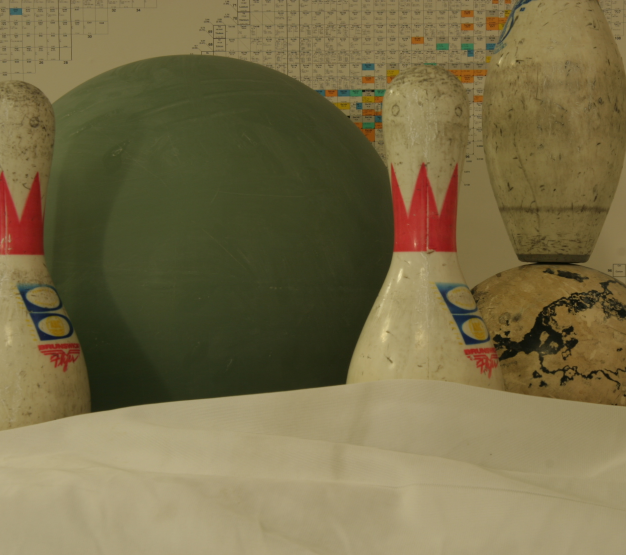
#> input picture view5.png, 1252 x 1110 px (shown at 1/2 size)
$ jupyter execute --allow-errors chap154.ipynb
#> lines starting #> are read from the running program, lines starting #| are printed output that depends on the picture
SIFT in OpenCV

[cell 1]
import cv2
import numpy as np
from matplotlib import pyplot as plt

[cell 2]
img = cv2.imread('view5.png')
#> img is the input picture: shape (1110, 1252, 3); mean B, G, R 71.7, 108.4, 119.1
gray= cv2.cvtColor(img,cv2.COLOR_BGR2GRAY)
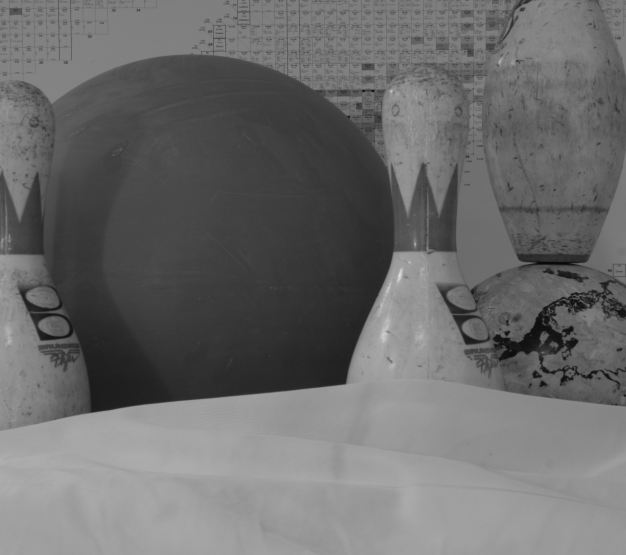
#> gray: shape (1110, 1252) (shown at 1/2 size); min 5, max 235, mean 107.4

sift = cv2.SIFT_create()
kp = sift.detect(gray,None)
#> kp = 1304 keypoints; strongest (x, y, size): (746, 181, 3.9), (936, 680, 12.3), (229, 733, 141.7), (86, 672, 12.3)
img=cv2.drawKeypoints(gray,kp,img)
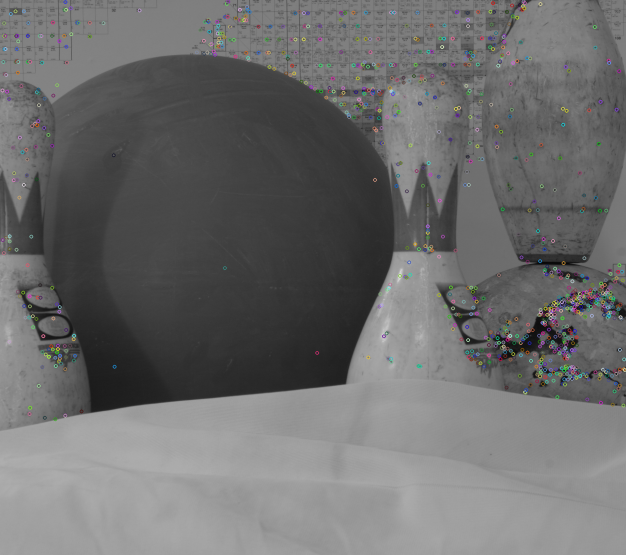
#> img: shape (1110, 1252, 3) (shown at 1/2 size); mean B, G, R 108.1, 108.1, 108.1

cv2.imwrite('sift_view5.jpg',img)
img2 = cv2.imread('sift_view1.jpg')
#> (the rest of this cell did not finish here and is left out)

$ run again, with view1.png copied over view5.png
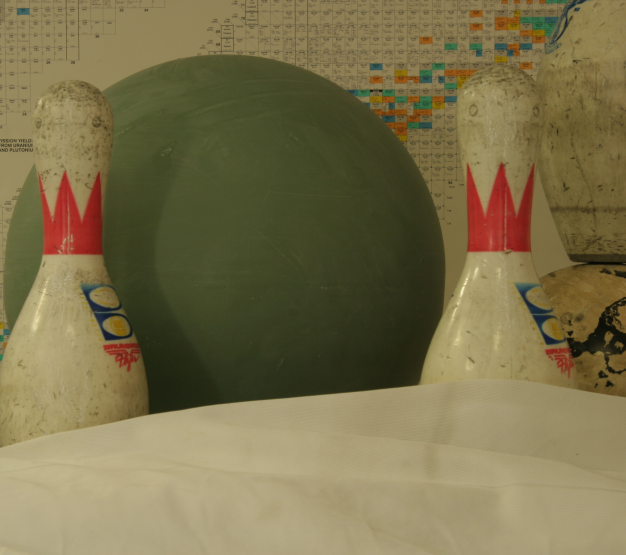
#> input picture view1.png, 1252 x 1110 px (shown at 1/2 size)
#> img is the input picture: shape (1110, 1252, 3); mean B, G, R 75.3, 112.7, 123
#> `gray= cv2.cvtColor(img,cv2.COLOR_BGR2GRAY)`:
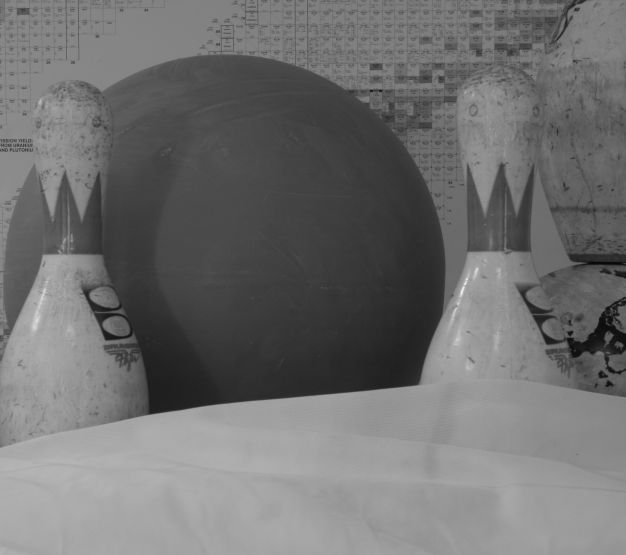
#> gray: shape (1110, 1252) (shown at 1/2 size); min 4, max 249, mean 111.5
#> kp = 1169 keypoints; strongest (x, y, size): (215, 672, 12), (761, 181, 4), (1097, 680, 11.9), (763, 692, 142.2)
#> `img=cv2.drawKeypoints(gray,kp,img)`:
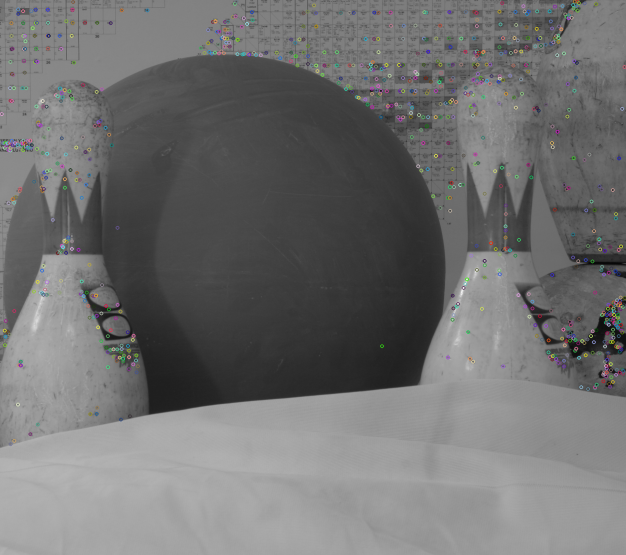
#> img: shape (1110, 1252, 3) (shown at 1/2 size); mean B, G, R 111.9, 112, 112

$ run again, with 20201105_125557.png copied over view5.png
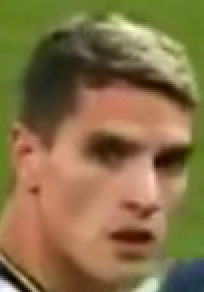
#> input picture 20201105_125557.png, 102 x 146 px (shown 2 times larger)
#> img is the input picture: shape (146, 102, 3); mean B, G, R 71.5, 112.3, 134.1
#> `gray= cv2.cvtColor(img,cv2.COLOR_BGR2GRAY)`:
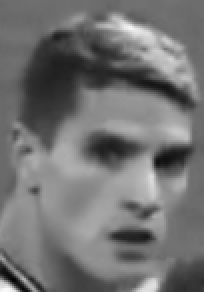
#> gray: shape (146, 102) (shown 2 times larger); min 1, max 250, mean 114.2
#> kp = 70 keypoints; strongest (x, y, size): (84, 79, 9.7), (7, 140, 3.5), (54, 75, 12.1), (12, 140, 2.2)
#> `img=cv2.drawKeypoints(gray,kp,img)`:
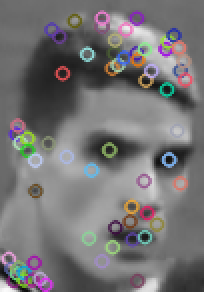
#> img: shape (146, 102, 3) (shown 2 times larger); mean B, G, R 116.6, 115.4, 117.2
